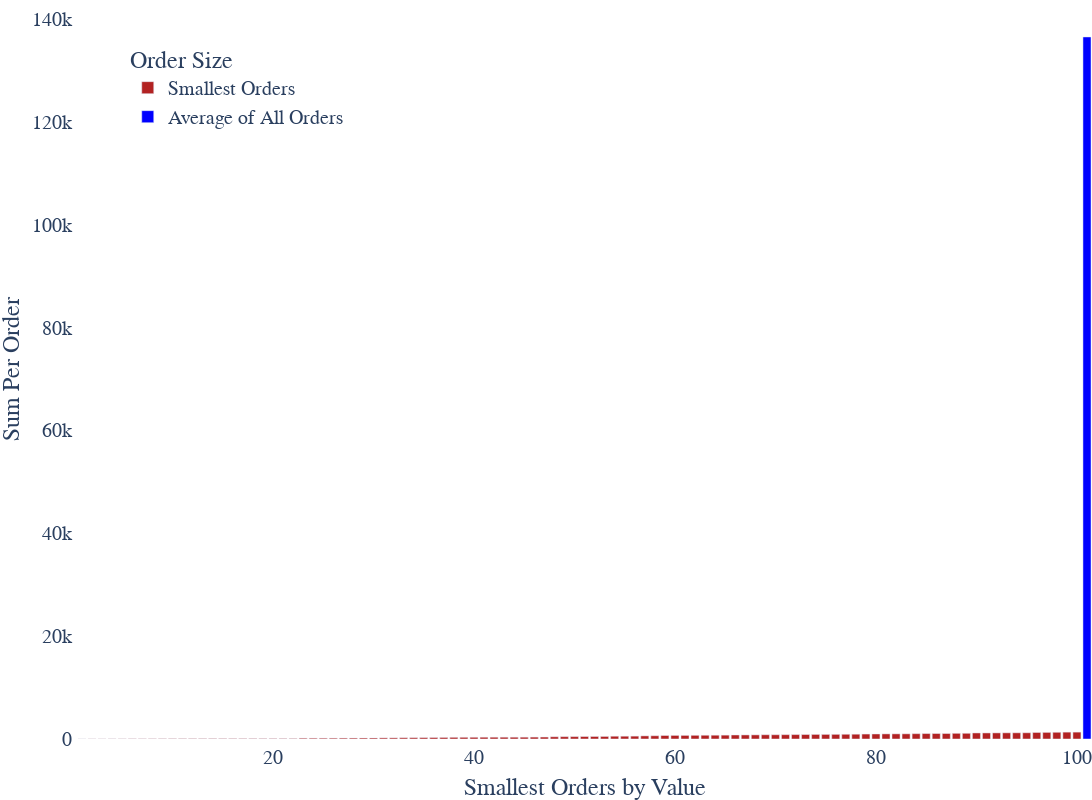

The code cell stored with this chart in its notebook:
### Code cell
fig1_min = px.bar(df_min_orders, x = (df_min_orders.index + 1), y = 'sum_order', color = 'data_cluster',
    color_discrete_map={'Average of All Orders': 'blue', 'Smallest Orders': 'firebrick'})
fig1_min.update_xaxes(
     title_text = 'Smallest Orders by Value',
     showline = True, showgrid = False
     )
fig1_min.update_yaxes(
     title_text = 'Sum Per Order',
     showline = True, showgrid = False
     )
fig1_min.update_layout(
    plot_bgcolor='rgba(0,0,0,0)',
    width=1800,
    height=800,
    margin={"r":0,"t":0,"l":0,"b":0},
#    showlegend = False,
    font_family = "Switzerland",
    font_size=20,
    legend_title_text='Order Size',
    legend=dict(
#        orientation="h",
        yanchor="top",
        y=0.95,
        xanchor="left",
        x=0.05))
fig1_min.show()

### Figure 1 — Plotly figure (JSON) as saved in the notebook; plotly's stock layout.template omitted (floating-point values rounded to 4 significant figures)
{"data": [{"alignmentgroup": "True", "hovertemplate": "data_cluster=Smallest Orders<br>x=%{x}<br>sum_order=%{y}<extra></extra>", "legendgroup": "Smallest Orders", "marker": {"color": "firebrick"}, "name": "Smallest Orders", "offsetgroup": "Smallest Orders", "orientation": "v", "showlegend": true, "textposition": "auto", "type": "bar", "x": [1, 2, 3, 4, 5, 6, 7, 8, 9, 10, 11, 12, 13, 14, 15, 16, 17, 18, 19, 20, 21, 22, 23, 24, 25, 26, 27, 28, 29, 30, 31, 32, 33, 34, 35, 36, 37, 38, 39, 40, 41, 42, 43, 44, 45, 46, 47, 48, 49, 50, 51, 52, 53, 54, 55, 56, 57, 58, 59, 60, 61, 62, 63, 64, 65, 66, 67, 68, 69, 70, 71, 72, 73, 74, 75, 76, 77, 78, 79, 80, 81, 82, 83, 84, 85, 86, 87, 88, 89, 90, 91, 92, 93, 94, 95, 96, 97, 98, 99, 100], "xaxis": "x", "y": [13.98, 22.98, 23.98, 31.96, 35.97, 43.96, 44.95, 47.99, 55.96, 60.76, 67.96, 71.94, 72.96, 77.92, 79.99, 79.99, 79.99, 83.96, 83.96, 85.12, 87.48, 89.97, 155.8, 159.8, 160.9, 167.9, 177.9, 182.0, 190.3, 197.9, 215.9, 219.9, 244.8, 255.1, 269.2, 287.8, 301.2, 325.0, 329.0, 333.6, 347.0, 347.9, 349.9, 350.6, 354.6, 369.7, 381.3, 431.5, 455.8, 465.2, 483.0, 491.7, 497.7, 539.8, 541.6, 557.8, 602.8, 628.3, 681.1, 695.3, 699.3, 716.4, 729.1, 736.4, 750.9, 783.5, 791.7, 801.7, 824.8, 827.1, 839.6, 856.0, 866.3, 891.2, 893.7, 904.0, 919.2, 931.1, 963.2, 978.4, 991, 998.3, 1005.0, 1033.0, 1056.0, 1063.0, 1067.0, 1104.0, 1111.0, 1174.0, 1178.0, 1186.0, 1199.0, 1204.0, 1210.0, 1268.0, 1285.0, 1306.0, 1336.0, 1338.0], "yaxis": "y"}, {"alignmentgroup": "True", "hovertemplate": "data_cluster=Average of All Orders<br>x=%{x}<br>sum_order=%{y}<extra></extra>", "legendgroup": "Average of All Orders", "marker": {"color": "blue"}, "name": "Average of All Orders", "offsetgroup": "Average of All Orders", "orientation": "v", "showlegend": true, "textposition": "auto", "type": "bar", "x": [101], "xaxis": "x", "y": [136500.0], "yaxis": "y"}], "layout": {"barmode": "relative", "font": {"family": "Switzerland", "size": 20}, "height": 800, "legend": {"title": {"text": "Order Size"}, "tracegroupgap": 0, "x": 0.05, "xanchor": "left", "y": 0.95, "yanchor": "top"}, "margin": {"b": 0, "l": 0, "r": 0, "t": 0}, "plot_bgcolor": "rgba(0,0,0,0)", "width": 1800, "xaxis": {"anchor": "y", "domain": [0, 1], "showgrid": false, "showline": true, "title": {"text": "Smallest Orders by Value"}}, "yaxis": {"anchor": "x", "domain": [0, 1], "showgrid": false, "showline": true, "title": {"text": "Sum Per Order"}}}}
